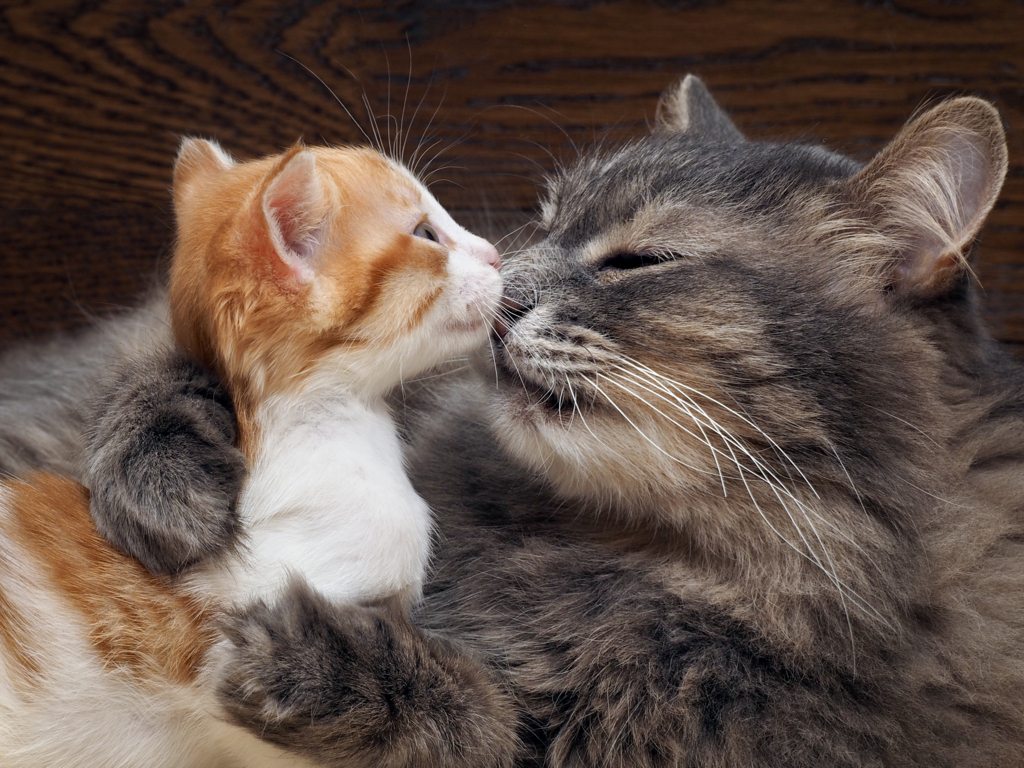
#> input picture Lab_07_ProcesamientoImagenes/imagenes/gato.jpg, 1024 x 768 px
$ python ejercicio6_threshold.py
#> lines starting #> are read from the running program, lines starting #| are printed output that depends on the picture; after the words box and inside, x2 and y2 are one past the last pixel; in counts of white or black regions, pixels touching at a corner belong together
import cv2
from pathlib import Path
import os

raiz = Path(__file__).resolve().parent.parent

# Cargar imagen en escala de grises
imagen = cv2.imread(
    #str(raiz / "resultados" /"negativos"/ "imagen_grises.png"),
    str(raiz / "imagenes" /"gato.jpg"),
    cv2.IMREAD_GRAYSCALE
)
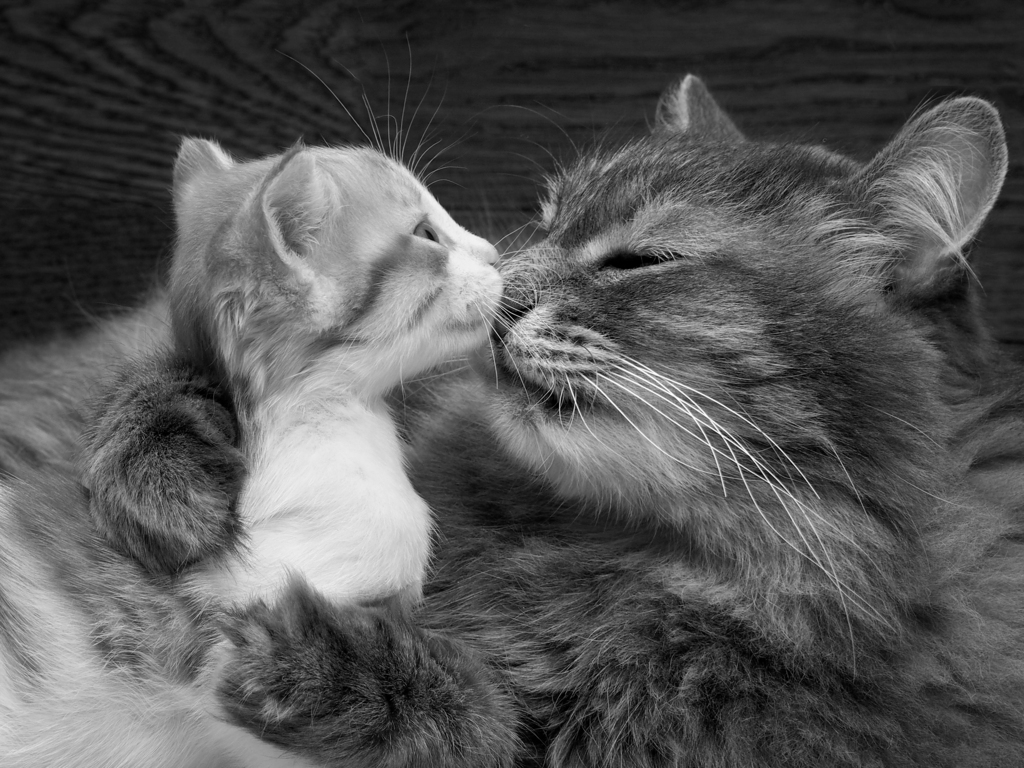
#> imagen: shape (768, 1024); min 0, max 255, mean 86

if imagen is None:
    raise FileNotFoundError(
        "No se encontró imagen_grises.png"
    )

os.makedirs(str(raiz / "resultados" / "threshold"), exist_ok=True)

# Aplicar threshold binario
umbral = 127

_, imagen_binaria = cv2.threshold(
    imagen,
    umbral,
    255,
    cv2.THRESH_BINARY
)
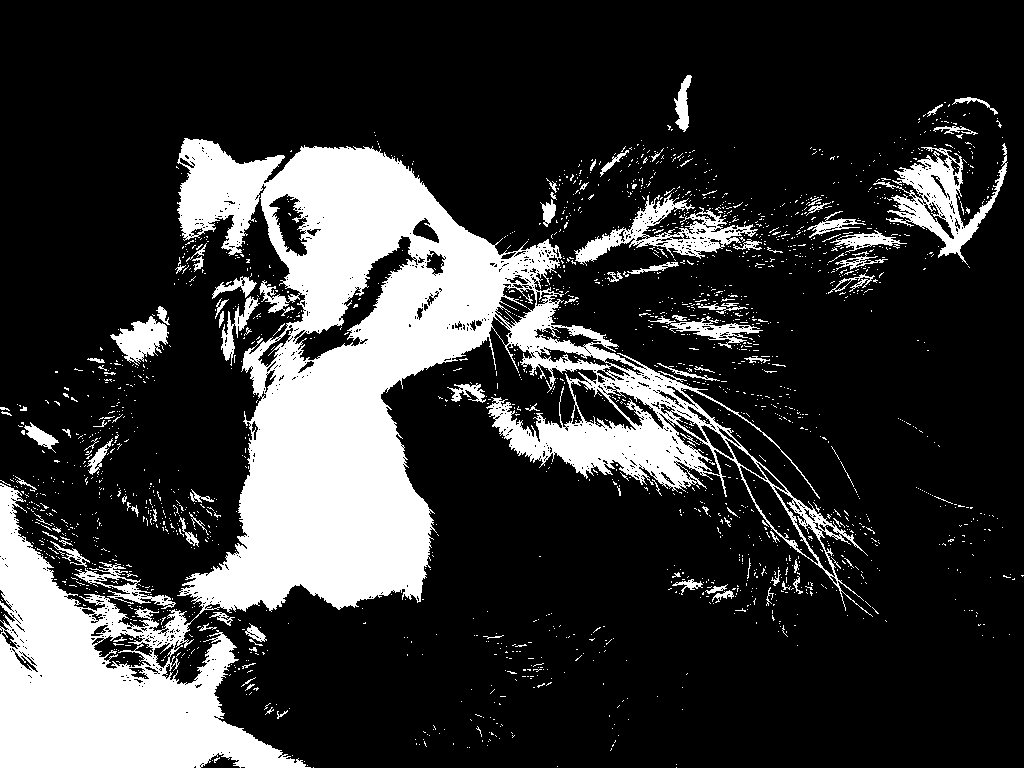
#> imagen_binaria: shape (768, 1024); 21.2% white; 2063 white regions (1959 under 20 px), largest, box (x1, y1, x2, y2) and area: (0, 138, 873, 768) 139900, (873, 143, 1008, 265) 4589, (574, 193, 758, 266) 3778

# Guardar resultado
ruta_salida = (
    raiz /
    "resultados" /
    "threshold" /
    "imagen_threshold.png"
)

cv2.imwrite(
    str(ruta_salida),
    imagen_binaria
)

print(f"Imagen guardada en: {ruta_salida}")

$ run again, with Lab_07_ProcesamientoImagenes/imagenes/perro.jpg copied over Lab_07_ProcesamientoImagenes/imagenes/gato.jpg
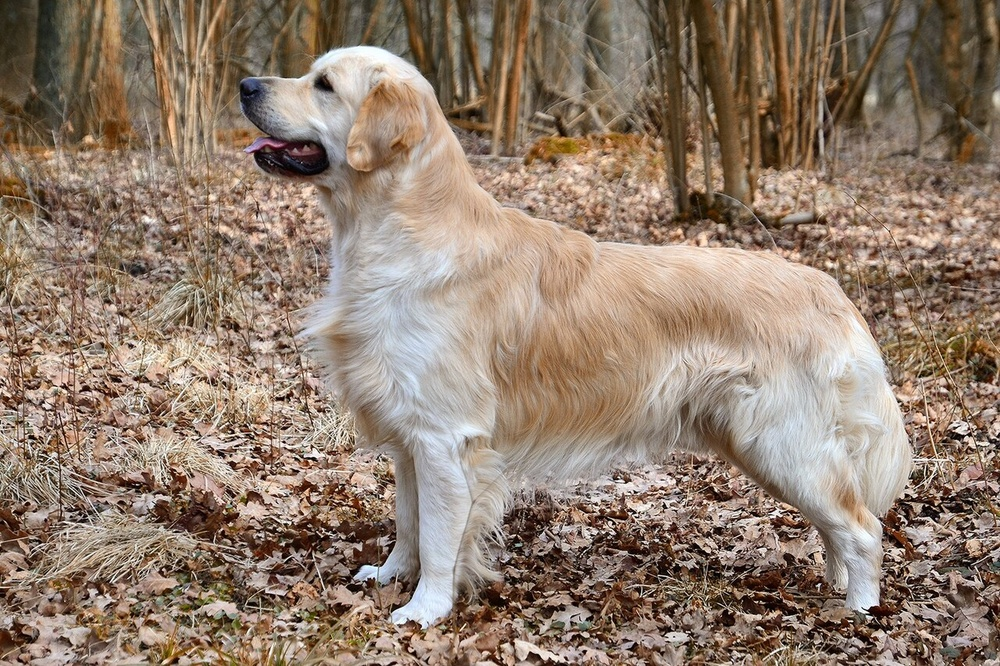
#> input picture Lab_07_ProcesamientoImagenes/imagenes/perro.jpg, 1000 x 666 px, shrunk from 1280 x 853 before the run
#> `imagen = cv2.imread( #str(raiz / "resultados" /"negativos"/ "imagen_gr..`:
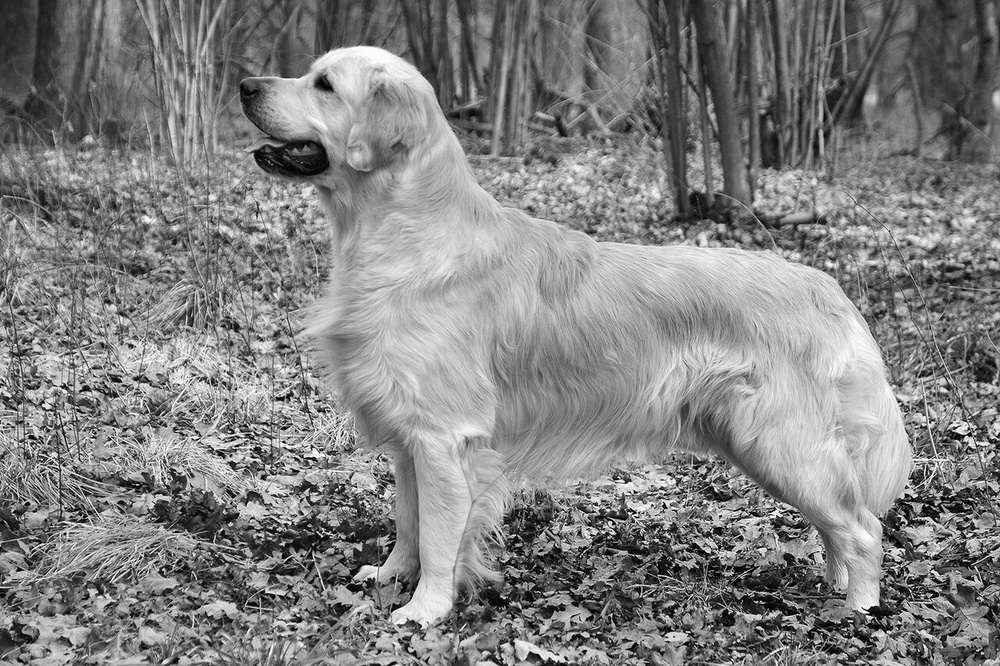
#> imagen: shape (666, 1000); min 0, max 255, mean 129.9
#> `_, imagen_binaria = cv2.threshold( imagen, umbral, 255, cv2.THRESH_BIN..`:
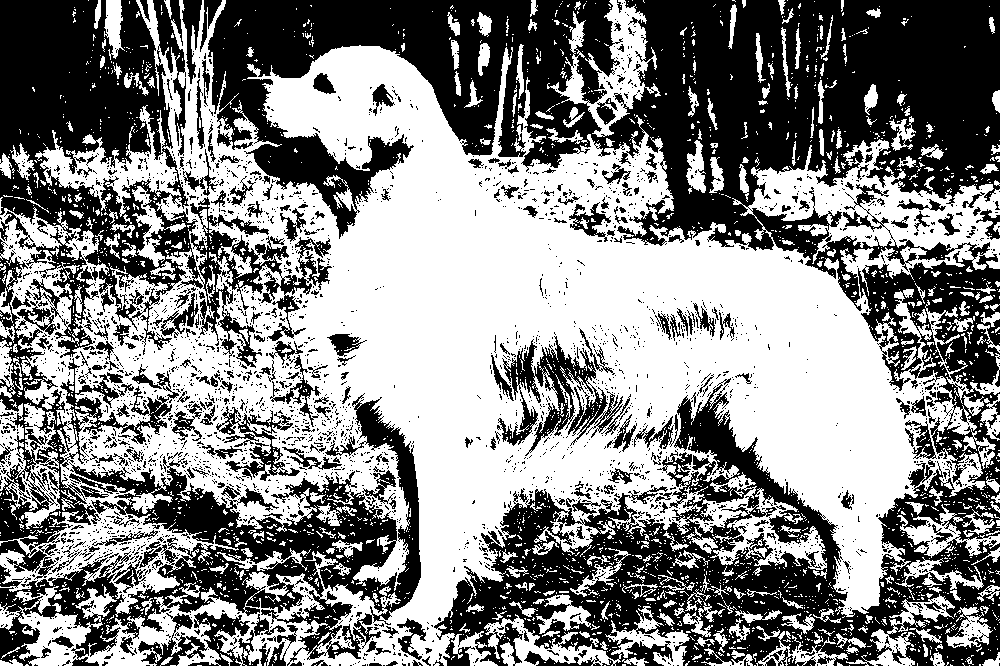
#> imagen_binaria: shape (666, 1000); 52.7% white; 3083 black regions (2806 under 20 px), largest, box (x1, y1, x2, y2) and area: (208, 0, 1000, 666) 184520, (0, 0, 332, 368) 43983, (0, 393, 421, 666) 32703

$ run again, with Lab_07_ProcesamientoImagenes/imagenes/persona.jpg copied over Lab_07_ProcesamientoImagenes/imagenes/gato.jpg
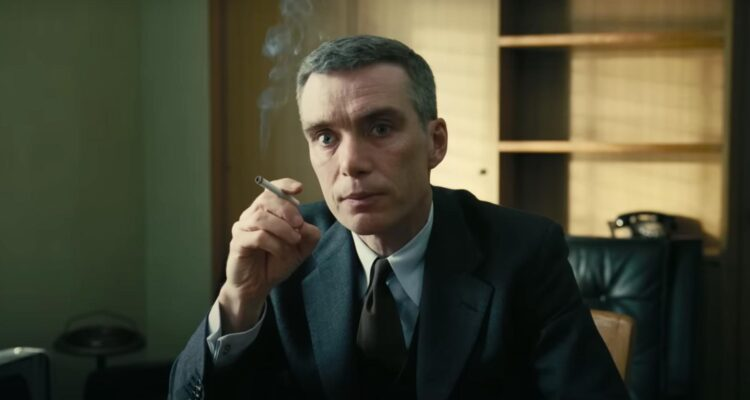
#> input picture Lab_07_ProcesamientoImagenes/imagenes/persona.jpg, 750 x 400 px
#> `imagen = cv2.imread( #str(raiz / "resultados" /"negativos"/ "imagen_gr..`:
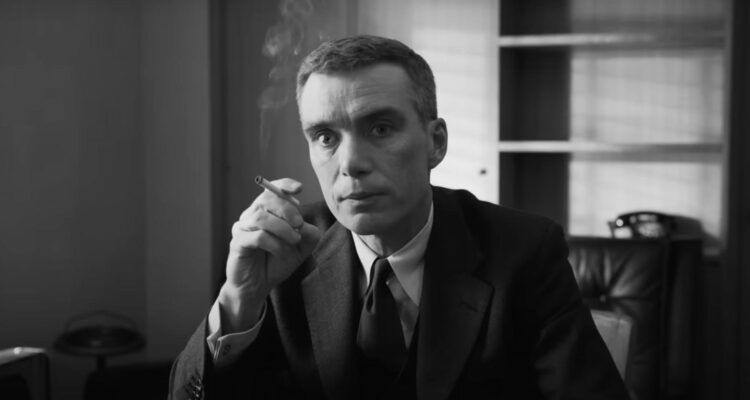
#> imagen: shape (400, 750); min 0, max 246, mean 69.8
#> `_, imagen_binaria = cv2.threshold( imagen, umbral, 255, cv2.THRESH_BIN..`:
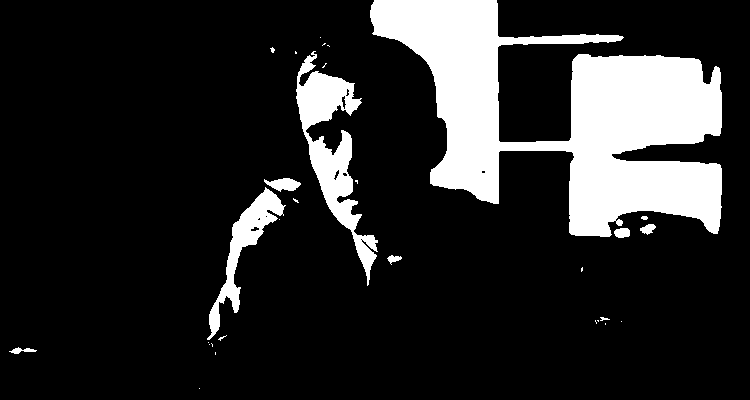
#> imagen_binaria: shape (400, 750); 16.3% white; 30 white regions (20 under 20 px), largest, box (x1, y1, x2, y2) and area: (370, 0, 722, 237) 39390, (296, 51, 378, 286) 5844, (207, 187, 286, 340) 2659
